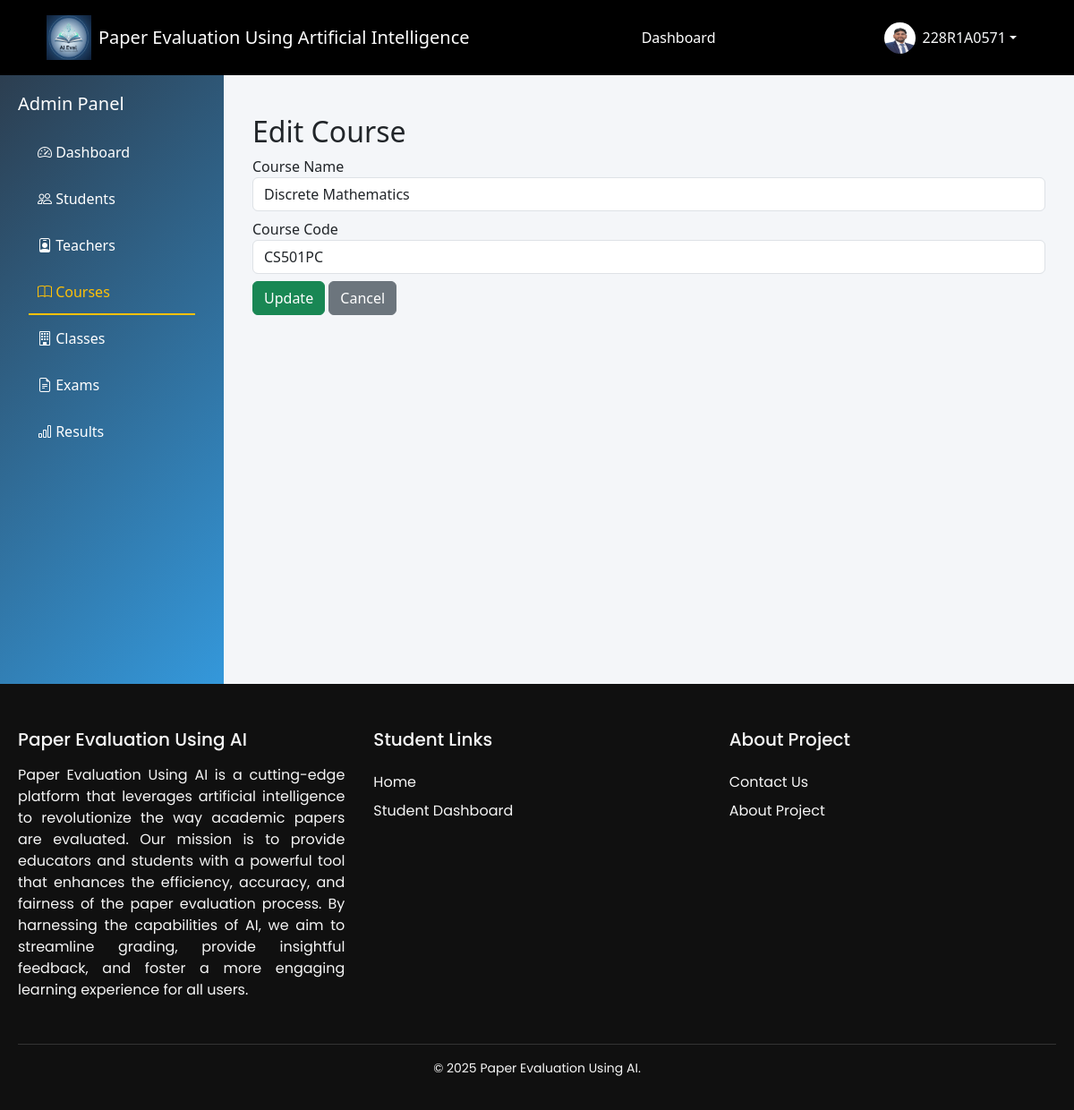
Page /dashboard/courses/edit/1/ (signed in) on the committed database.
### Accounts/models.py (models this page shows, shortened)
class User(AbstractUser):
    ROLE_CHOICES = [
        ('admin', 'Admin'),
        ('teacher', 'Teacher'),
        ('student', 'Student'),
    ]
    role = models.CharField(max_length=10, choices=ROLE_CHOICES)
    phone = models.CharField(max_length=15, blank=True)

class Student(models.Model):
    user = models.OneToOneField(User, on_delete=models.CASCADE, related_name='student_profile')
    roll_number = models.CharField(max_length=20)
    profile_image = models.ImageField(
        upload_to='profile/',
        storage=cloudinary_storage,
        blank=True,
        null=True
    )
    student_class = models.ForeignKey(Class, on_delete=models.SET_NULL, null=True, blank=True)
    course = models.CharField(max_length=50, default="BTECH")
    branch = models.CharField(max_length=50)
    YEAR_CHOICES = [
        (1, "1st Year"),
        (2, "2nd Year"),
        (3, "3rd Year"),
        (4, "4th Year"),
    ]
    year = models.IntegerField(choices=YEAR_CHOICES)
    dob = models.DateField()
    attendance = models.FloatField(default=88.0)
    cgpa = models.FloatField(default=8.8)
    created_at = models.DateTimeField(auto_now_add=True)

class Course(models.Model):
    name = models.CharField(max_length=100)
    code = models.CharField(max_length=20)

### Dashboards/views.py (the view)
# urls.py: path('courses/edit/<int:id>/', views.edit_course, name='edit_course'),
def edit_course(request, id):
    course = get_object_or_404(Course, id=id)
    if request.method == "POST":
        course.name = request.POST.get("name")
        course.code = request.POST.get("code")
        course.save()
        return redirect("manage_courses")
    return render(request, "admin/manage_courses/edit_course.html", {"course": course})

### Dashboards/templates/admin/manage_courses/edit_course.html (shortened to what this page needs)
{% extends "admin/admin_base.html" %}
{% block manage_courses_active %}active{% endblock manage_courses_active %}
{% block admin_content %}
<div class="container mt-4">
    <h2>Edit Course</h2>
    <form method="POST">
        <div class="mb-2">
            <label>Course Name</label>
            <input type="text" name="name"
                   value="{{ course.name }}"
                   class="form-control">
        </div>
        <div class="mb-2">
            <label>Course Code</label>
            <input type="text" name="code"
                   value="{{ course.code }}"
                   class="form-control">
        </div>
        <button class="btn btn-success">Update</button>
        <a href="{% url 'manage_courses' %}" class="btn btn-secondary">Cancel</a>
    </form>
</div>
{% endblock %}

### templates/base.html (shortened to what this page needs)
{% load static %}
<!DOCTYPE html>
<html lang="en">
<head>
    <link href="https://cdn.jsdelivr.net/npm/bootstrap@5.3.3/dist/css/bootstrap.min.css" rel="stylesheet">
    <link href="https://cdn.jsdelivr.net/npm/bootstrap-icons@1.10.5/font/bootstrap-icons.css" rel="stylesheet">
    <link rel="stylesheet" href="{% static "css/base.css" %}" />
    <link rel="stylesheet" href="https://cdnjs.cloudflare.com/ajax/libs/toastr.js/latest/toastr.min.css">
    <link href="https://cdn.jsdelivr.net/npm/bootstrap-icons@1.10.5/font/bootstrap-icons.css" rel="stylesheet">
    <link rel="stylesheet" href="https://cdnjs.cloudflare.com/ajax/libs/font-awesome/6.4.0/css/all.min.css">
</head>
<body class="d-flex flex-column">
    <nav class="navbar navbar-expand-lg navbar-dark ">
        <div class="container-fluid">
            <a class="navbar-brand d-flex align-items-center" href="/">
                <img src="{% static 'images/logo.png' %}" width="50" height="50" alt="Beast Logo" class="me-2">
                <span class="brand-text">Paper Evaluation Using Artificial Intelligence</span>
            </a>
            <div class="d-flex flex-wrap align-items-center justify-content-between w-100">
                <ul class="navbar-nav mx-auto">
                    {% if request.user.is_authenticated %}
                    {% if request.user.is_superuser %}
                    <li class="nav-item">
                        <a class="nav-link {% block admin_dashactive %}{% endblock admin_dashactive %}" href="{% url 'admin_dashboard' %}">Dashboard</a>
                    </li>
                    <li class="nav-item">
                        <a class="nav-link" href="{% url 'admin:index' %}">Django Admin</a>
                    </li>
                    {% else %}
                        {% if request.user.role == "teacher" %}
                        <li class="nav-item">
                            <a
                                class="nav-link {% block teacher_dashactive %}{% endblock teacher_dashactive %} "
                                href="{% url "teacher_dashboard" %}">Dashboard</a>
                        </li>
                        {% elif request.user.role == "student" %}
                        <li class="nav-item">
                            <a
                                class="nav-link {% block student_dashactive %}{% endblock student_dashactive %}  "
                                href="{% url "student_dashboard" %}">Dashboard</a>
                        </li>
                        {% endif %}
                    {% endif %}
                    {% endif %}
                </ul>
                <div class="d-flex align-items-center gap-2">
                    {% if request.user.is_authenticated %}
                    <div class="dropdown">
                        <button class="btn dropdown-toggle text-light d-flex align-items-center border-0 bg-transparent"
                            id="userDropdown" data-bs-toggle="dropdown" aria-expanded="false">
                            {% if request.user.role == "student" %}
                            <img src="{{ request.user.student_profile.profile_image.url }}" class="rounded-circle me-2"
                                width="35" height="35">
                            {% elif request.user.role == "teacher" %}
                            <img src="{{ request.user.teacher_profile.profile_image.url }}" class="rounded-circle me-2"
                                width="35" height="35">
                            {% else %}
                            <img src="{% static "images/image.png" %}" class="rounded-circle me-2" width="35" height="35">
                            {% endif %}
                            {{ request.user.username }}
                        </button>
                    </div>
                    {% endif %}
                </div>
            </div>
        </div>
    </nav>
    <main class="flex-grow-1">
        {% block body %}
        {% endblock body %}
    </main>
    <footer class="footer">
        <div class="footer-container">
            <div class="footer-column first-column">
            <h3>Paper Evaluation Using AI</h3>
            <p style="text-align: justify;">
                Paper Evaluation Using AI is a cutting-edge platform that leverages artificial intelligence to revolutionize the way academic papers are evaluated. Our mission is to provide educators and students with a powerful tool that enhances the efficiency, accuracy, and fairness of the paper evaluation process. By harnessing the capabilities of AI, we aim to streamline grading, provide insightful feedback, and foster a more engaging learning experience for all users.
            </p>
            </div>
            <div class="footer-column">
            <h4>Student Links</h4>
            <ul>
                <li><a href="/">Home</a></li>
                <li><a href="{% url "student_dashboard" %}">Student Dashboard</a></li>
            </ul>
            </div>
            <div class="footer-column">
            <h4>About Project</h4>
            <ul>
                <li><a href="/contactus">Contact Us</a></li>
                <li><a href="{% url "aboutproject" %}">About Project</a></li>
            </ul>
            </div>
        </div>
        <div class="footer-bottom">
            <p>&copy; 2025 Paper Evaluation Using AI.</p>
        </div>
    </footer>
</body>
</html>

### static/css/base.css (style rules this page uses)
body { margin: 0; padding: 0; background-color: #f4f2ed; font-family: 'Poppins', sans-serif; }
.navbar { background-color: #000 !important; padding: 12px 40px; }
.navbar .container-fluid { display: flex; align-items: center; justify-content: space-between; }
.navbar-nav { margin: 0 auto; }
.nav-link { padding: 6px 12px; margin: 0; }
.nav-link { color: #fff !important; font-weight: 400; margin: 0 12px; position: relative; transition: all 0.3s ease; }
.nav-link::after { content: ""; position: absolute; width: 0; height: 2px; bottom: -4px; left: 0; background-color: currentColor; transition: width 0.3s ease; }
a { position: relative; text-decoration: none; color: inherit; transition: color 0.3s ease; }
a::after { content: ""; position: absolute; width: 0; height: 2px; left: 0; bottom: -2px; background: currentColor; transition: width 0.3s ease; }
.footer { background-color: #101010; color: #f5f5f5; padding: 50px 20px 20px; font-family: 'Poppins', sans-serif; overflow: hidden; }
.footer-container { display: flex; flex-wrap: wrap; justify-content: space-between; gap: 2rem; max-width: 1200px; margin: 0 auto; }
.footer-column { flex: 1 1 200px; min-width: 200px; }
.footer-column h3, .footer-column h4 { margin-bottom: 1rem; font-size: 1.25rem; position: relative; display: inline-block; }
.footer-column ul { list-style: none; padding: 0; margin: 0; }
.footer-column ul li { margin: 0.5rem 0; }
.footer-column ul li a { color: #f5f5f5; text-decoration: none; position: relative; transition: color 0.3s ease; }
.footer-column ul li a::after { content: ''; position: absolute; bottom: -2px; left: 0; height: 2px; width: 0; background-color: #ffc107 ; transition: width 0.3s ease; }
.footer-bottom { border-top: 1px solid #333; text-align: center; margin-top: 2rem; padding-top: 1rem; font-size: 0.875rem; }

### Dashboards/templates/admin/admin_base.html (style rules this page uses)
:root { --primary-color: #2c3e50; --secondary-color: #3498db; --success-color: #27ae60; --danger-color: #e74c3c; --warning-color: #f39c12; }
body { background-color: #f8f9fa; font-family: 'Segoe UI', Tahoma, Geneva, Verdana, sans-serif; }

### rows in the picture
User: user.student_profile.profile_image (picture), user.username "228R1A0571"
Course: name "Discrete Mathematics", code "CS501PC"
